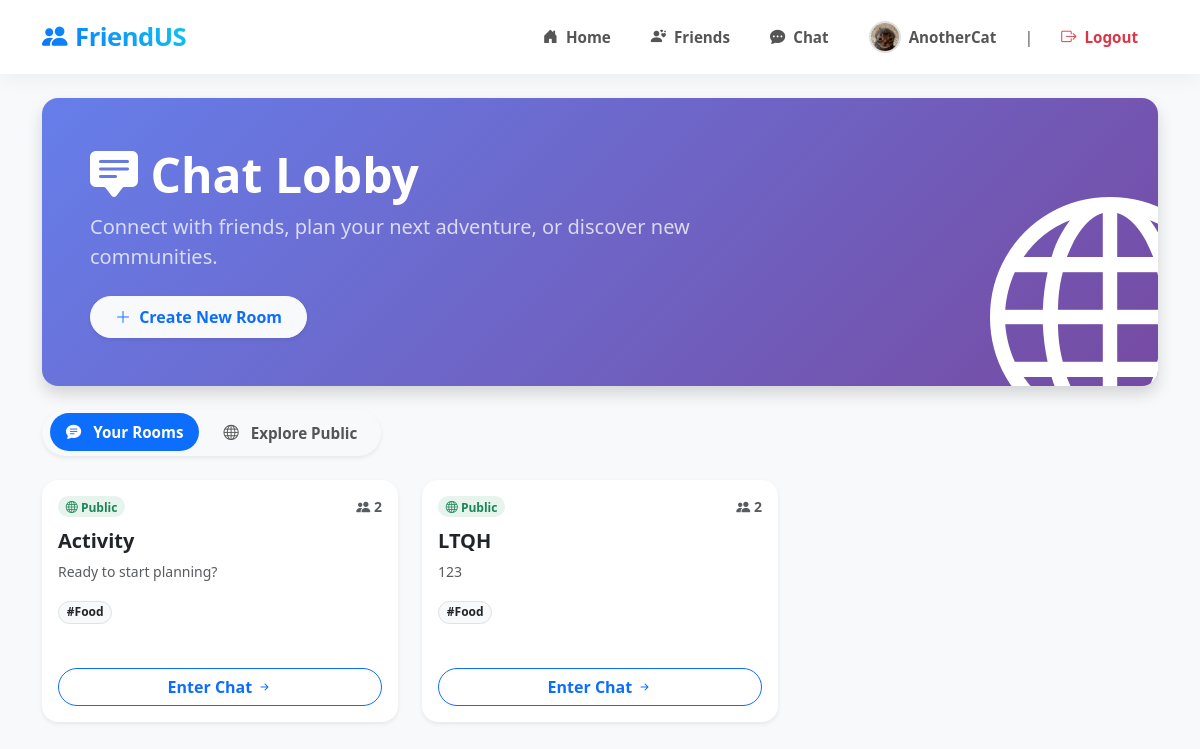
Page /chat (signed in) on the committed database.
### app/models/user.py (models this page shows, shortened)
class User(UserMixin, db.Model):
    id = db.Column(db.Integer, primary_key=True)
    username = db.Column(db.String(20), unique=True, nullable=False)
    email = db.Column(db.String(120), unique=True, nullable=False)
    image_file = db.Column(db.String(200), nullable=False, default='default.jpg')
    bio = db.Column(db.String(250), nullable=True)
    password = db.Column(db.String(60), nullable=False)
    interests = db.Column(db.String(500), default='')
    posts = db.relationship('Post', backref='author', lazy=True)
    reviews = db.relationship('Review', backref='author', lazy=True)
    messages = db.relationship('Message', backref='author', lazy=True)
    rooms = db.relationship('Room', secondary='room_members',
                            back_populates='members', lazy='dynamic')
    created_rooms = db.relationship('Room', back_populates='creator', lazy='dynamic')
    favorite_locations = db.relationship('Location', secondary='user_favorites',
                                         back_populates='favorited_by', lazy='dynamic')
    friends = db.relationship('User', secondary=friendship,
                              primaryjoin=lambda: friendship.c.user_id == User.id,
                              secondaryjoin=lambda: friendship.c.friend_id == User.id,
                              backref=db.backref('friend_of', lazy='dynamic'),
                              lazy='dynamic')

### app/models/chat.py (models this page shows, shortened)
class Room(db.Model):
    id = db.Column(db.Integer, primary_key=True)
    name = db.Column(db.String(50), unique=True, nullable=False)
    description = db.Column(db.String(200), nullable=True)
    is_private = db.Column(db.Boolean, default=False)
    allow_auto_join = db.Column(db.Boolean, default=False) # True: Vào luôn, False: Cần duyệt
    tags = db.Column(db.String(200), default='')
    summary = db.Column(db.Text, nullable=True)
    creator_id = db.Column(db.Integer, db.ForeignKey('user.id'))
    creator = db.relationship('User', back_populates='created_rooms')
    members = db.relationship('User', secondary=room_members,
                              back_populates='rooms', lazy='dynamic')

### app/blueprints/chat.py (the view, shortened to what this page needs)
@chat_bp.route('/chat', methods=['GET', 'POST'])
@login_required
def chat():
    form = CreateRoomForm()
    my_rooms = current_user.rooms.all()
    my_room_ids = [r.id for r in my_rooms]
    raw_public_rooms = Room.query.filter(Room.is_private == False).filter(Room.id.notin_(my_room_ids)).all()
    current_user_scores = UserTagScore.query.filter_by(user_id=current_user.id).all()
    import random
    if request.args.get('sort') == 'match':
        ranked_rooms = []
        for room in raw_public_rooms:
            room_tags = room.tags.split(',') if room.tags else []
            score = score_from_matrix_personalized(current_user.id, room_tags, user_scores_cache=current_user_scores)
            ranked_rooms.append((room, score))
        ranked_rooms.sort(key=lambda x: x[1], reverse=True)
        public_rooms = [x[0] for x in ranked_rooms]
        flash('✨ Algorithm activated! Rooms sorted by compatibility.', 'success')
    else:
        public_rooms = raw_public_rooms
        random.shuffle(public_rooms)
    my_requests = RoomRequest.query.filter_by(user_id=current_user.id).all()
    pending_room_ids = [req.room_id for req in my_requests]
    my_invitations = RoomRequest.query.filter_by(user_id=current_user.id, status='pending_user').all()
    return render_template('chat_lobby.html', title='Chat Lobby', form=form,
                           my_rooms=my_rooms,
                           public_rooms=public_rooms,
                           pending_room_ids=pending_room_ids,
                           my_invitations=my_invitations) # Truyền biến này ra Lobby

### app/blueprints/auth.py (called while the page is built)
@auth_bp.before_app_request
def check_onboarding():
    if current_user.is_authenticated:
        if not current_user.interests:
            allowed_endpoints = ['auth.onboarding', 'auth.logout', 'static']
            if request.endpoint and request.endpoint not in allowed_endpoints:
                return redirect(url_for('auth.onboarding'))

### app/templates/chat_lobby.html (shortened to what this page needs)
{% extends "layout.html" %}
{% block content %}
<div class="p-5 mb-4 bg-gradient-primary rounded-4 text-white shadow position-relative overflow-hidden">
    <div class="position-relative z-index-1">
        <h1 class="display-5 fw-bold"><i class="bi bi-chat-square-text-fill"></i> Chat Lobby</h1>
        <p class="col-md-8 fs-5 opacity-75">Connect with friends, plan your next adventure, or discover new communities.</p>
        <button type="button" class="btn btn-light text-primary fw-bold px-4 py-2 mt-2 rounded-pill shadow-sm" data-bs-toggle="modal" data-bs-target="#createRoomModal">
            <i class="bi bi-plus-lg me-1"></i> Create New Room
        </button>
    </div>
    <i class="bi bi-globe position-absolute bottom-0 end-0 text-white opacity-10" style="font-size: 15rem; transform: translate(30%, 30%);"></i>
</div>
<div class="d-flex justify-content-between align-items-center mb-4">
    <ul class="nav nav-pills bg-light p-1 rounded-pill shadow-sm" id="chatTabs" role="tablist">
        <li class="nav-item" role="presentation">
            <button class="nav-link active rounded-pill px-4 fw-bold" id="my-rooms-tab" data-bs-toggle="pill" data-bs-target="#my-rooms" type="button">
                <i class="bi bi-chat-text-fill me-1"></i> Your Rooms
            </button>
        </li>
        <li class="nav-item" role="presentation">
            <button class="nav-link rounded-pill px-4 fw-bold" id="public-rooms-tab" data-bs-toggle="pill" data-bs-target="#public-rooms" type="button">
                <i class="bi bi-globe me-1"></i> Explore Public
            </button>
        </li>
    </ul>
</div>
<div class="tab-content" id="chatTabsContent">
  <div class="tab-pane fade show active" id="my-rooms" role="tabpanel">
     <div class="row row-cols-1 row-cols-md-2 row-cols-xl-3 g-4">
        {% for room in my_rooms %}
            <div class="col">
                <div class="card h-100 room-card shadow-sm rounded-4 hover-lift position-relative overflow-hidden">
                    <div class="card-header bg-transparent border-0 pt-3 px-3 d-flex justify-content-between">
                        {% if room.is_private %}
                            <span class="badge bg-secondary bg-opacity-10 text-secondary rounded-pill"><i class="bi bi-lock-fill"></i> Private</span>
                        {% else %}
                            <span class="badge bg-success bg-opacity-10 text-success rounded-pill"><i class="bi bi-globe"></i> Public</span>
                        {% endif %}
                        <small class="text-muted fw-bold"><i class="bi bi-people-fill"></i> {{ room.members.count() }}</small>
                    </div>
                    <div class="card-body px-3 pt-1">
                        <h5 class="card-title fw-bold text-dark mb-2">{{ room.name }}</h5>
                        <p class="card-text text-muted small text-truncate mb-3" style="min-height: 20px;">
                            {{ room.description or 'Ready to start planning?' }}
                        </p>
                        <div class="mb-3" style="min-height: 25px;">
                            {% if room.tags %}
                                {% for tag in room.tags.split(',') if tag %}
                                    <span class="badge bg-light text-dark border tag-badge rounded-pill mb-1">
                                        #{{ tag }}
                                    </span>
                                {% endfor %}
                            {% endif %}
                        </div>
                    </div>
                    <div class="card-footer bg-transparent border-0 pb-3 px-3">
                        <a href="{{ url_for('chat.chat_room', room_name=room.name) }}" class="btn btn-outline-primary w-100 fw-bold rounded-pill">
                            Enter Chat <i class="bi bi-arrow-right-short"></i>
                        </a>
                    </div>
                </div>
            </div>
        {% endfor %}
     </div>
  </div>
</div>
{% endblock %}

### app/templates/layout.html (shortened to what this page needs)
<!doctype html>
<html lang="en">
  <head>
    {{ bootstrap.load_css() }}
    <link rel="stylesheet" href="https://cdn.jsdelivr.net/npm/bootstrap-icons@1.11.3/font/bootstrap-icons.min.css">
  </head>
  <body>
    {% if not hide_nav %}
    <nav class="navbar navbar-expand-lg modern-navbar sticky-top">
      <div class="container">
        <a class="navbar-brand" href="{{ url_for('main.index') }}">
            <i class="bi bi-people-fill me-2"></i>FriendUS
        </a>
        <div class="collapse navbar-collapse" id="navbarNav">
          <ul class="navbar-nav ms-auto align-items-center">
          {% if current_user.is_authenticated %}
            <li class="nav-item">
                <a class="nav-link" href="{{ url_for('main.index') }}">
                    <i class="bi bi-house-door-fill"></i> Home
                </a>
            </li>
            <li class="nav-item">
                <a class="nav-link" href="{{ url_for('main.friends') }}">
                    <i class="bi bi-person-hearts"></i> Friends
                </a>
            </li>
            <li class="nav-item">
                <a class="nav-link" href="{{ url_for('chat.chat') }}">
                    <i class="bi bi-chat-dots-fill"></i> Chat
                </a>
            </li>
            <li class="nav-item">
                <a class="nav-link" href="{{ url_for('auth.profile', username=current_user.username) }}">
                    {% if 'http' in current_user.image_file %}
                        <img src="{{ current_user.image_file }}" class="nav-avatar">
                    {% else %}
                        <img src="{{ url_for('static', filename='profile_pics/' + current_user.image_file) }}" class="nav-avatar">
                    {% endif %}
                    <span>{{ current_user.username }}</span>
                </a>
            </li>
            <li class="nav-item d-none d-lg-block mx-2 text-muted">|</li>
            <li class="nav-item">
                <a class="nav-link btn-logout-nav" href="{{ url_for('auth.logout') }}">
                    <i class="bi bi-box-arrow-right"></i> Logout
                </a>
            </li>
          {% endif %}
          </ul>
        </div>
      </div>
    </nav>
    {% endif %}
    <div id="main-wrapper">
        <div class="{{ 'full-width-wrapper' if full_width else 'container mt-4' }}">
            {% block content %}{% endblock %}
        </div>
    </div>
  </body>
</html>

### app/templates/layout.html (style rules this page uses)
html, body { height: 100%; margin: 0; display: flex; flex-direction: column; overflow: hidden; font-family: 'Segoe UI', Tahoma, Geneva, Verdana, sans-serif; }
.modern-navbar { background: rgba(255, 255, 255, 0.95) !important; backdrop-filter: blur(10px); box-shadow: 0 4px 20px rgba(0,0,0,0.05); padding: 0.8rem 0; transition: all 0.3s ease; z-index: 1050; }
.navbar-brand { font-weight: 800; font-size: 1.6rem; letter-spacing: -0.5px; background: linear-gradient(45deg, #0d6efd, #0dcaf0); -webkit-background-clip: text; background-clip: text; -webkit-text-fill-color: transparent; transition: transform 0.2s; }
.nav-link { color: #555 !important; font-weight: 600; font-size: 0.95rem; margin: 0 4px; padding: 8px 16px !important; border-radius: 20px; transition: all 0.2s ease; display: flex; align-items: center; gap: 8px; }
.nav-link:hover, .nav-link.active { background-color: #f0f7ff; color: #0d6efd !important; transform: translateY(-1px); }
.nav-avatar { width: 32px; height: 32px; object-fit: cover; border-radius: 50%; border: 2px solid #e0e0e0; transition: border-color 0.2s; }
.btn-logout-nav { color: #dc3545 !important; }
#main-wrapper { flex: 1 1 auto; display: flex; flex-direction: column; position: relative; overflow-y: auto; overflow-x: hidden; background: #f8f9fa; }

### app/templates/chat_lobby.html (style rules this page uses)
.hover-lift { transition: transform 0.2s ease, box-shadow 0.2s ease; }
.room-card { border: none; background: #fff; }
.bg-gradient-primary { background: linear-gradient(135deg, #667eea 0%, #764ba2 100%); }
.tag-badge { font-size: 0.75rem; font-weight: 600; }
.nav-pills .nav-link.active { color: #ffffff !important; background-color: #0d6efd !important; }
.nav-pills .nav-link.active i { color: #ffffff !important; }
.nav-pills .nav-link { color: #495057; font-weight: 700; }

### rows in the picture
User: image_file (placeholder picture), username "AnotherCat"
Room: is_private False (drawn), members.count "2", name "Activity", description "Ready to start planning?", tags "Food"
Room: is_private False (drawn), members.count "2", name "LTQH", description "123", tags "Food"
